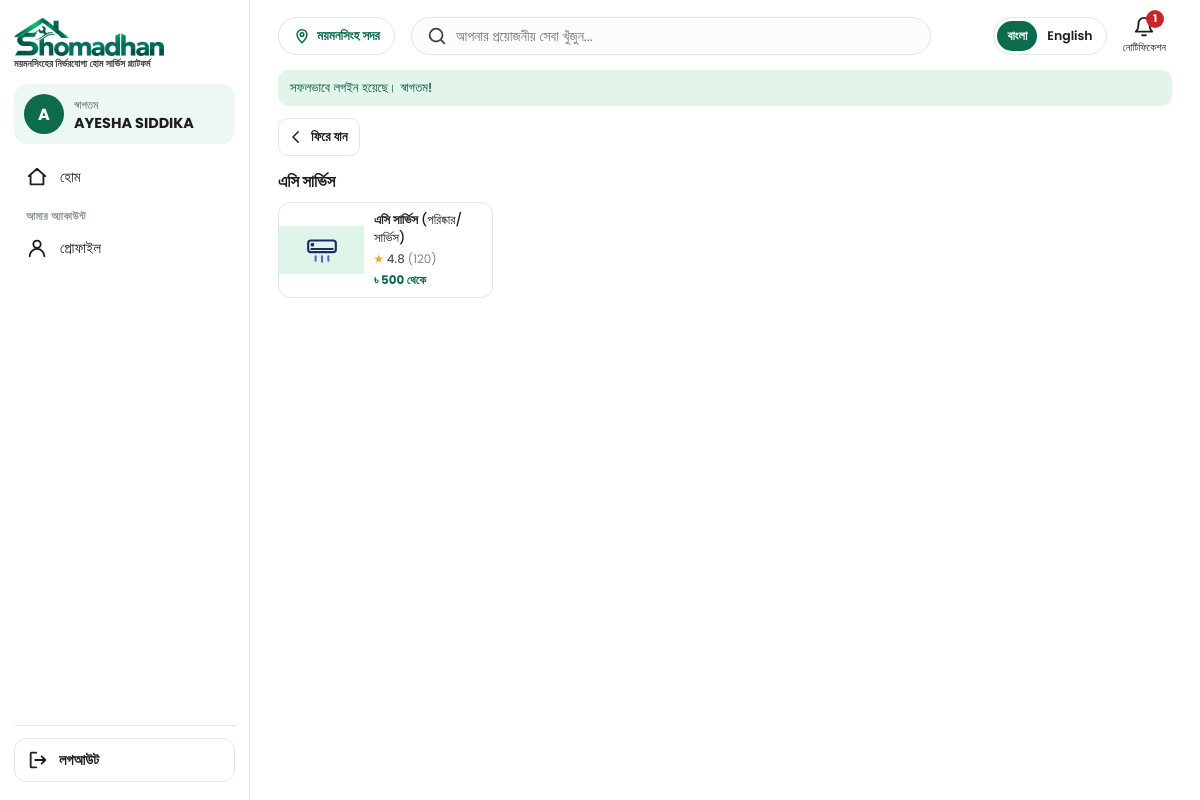
The app's page /public/user-dashboard.php?service=3 (signed in) with its own data.
### tables this page shows
CREATE TABLE `sub_services` (
  `id`           INT UNSIGNED NOT NULL AUTO_INCREMENT,
  `service_id`   INT UNSIGNED NOT NULL,
  `name_bn`      VARCHAR(80)  NOT NULL,
  `name_en`      VARCHAR(80)  NOT NULL,
  `detail_bn`    VARCHAR(120) NULL DEFAULT NULL,       
  `detail_en`    VARCHAR(120) NULL DEFAULT NULL,
  `image`        VARCHAR(255) NULL DEFAULT NULL,       
  `price`        INT UNSIGNED NOT NULL DEFAULT 0,      
  `rating`       DECIMAL(2,1) NOT NULL DEFAULT 0.0,    
  `rating_count` INT UNSIGNED NOT NULL DEFAULT 0,      
  `popular_rank` INT UNSIGNED NULL DEFAULT NULL,       
  `is_active`    TINYINT(1) NOT NULL DEFAULT 1,
  `created_at`   DATETIME NOT NULL DEFAULT CURRENT_TIMESTAMP,    
  `created_by` INT UNSIGNED NULL DEFAULT NULL,          
  PRIMARY KEY (`id`),
  KEY `idx_sub_services_service` (`service_id`),
  CONSTRAINT `fk_sub_services_service` FOREIGN KEY (`service_id`) REFERENCES `services` (`id`) ON DELETE RESTRICT,
  KEY `idx_sub_services_created_by` (`created_by`),
  CONSTRAINT `fk_sub_services_created_by` FOREIGN KEY (`created_by`) REFERENCES `staff` (`id`) ON DELETE RESTRICT
);

CREATE TABLE `services` (
  `id`         INT UNSIGNED NOT NULL AUTO_INCREMENT,
  `name_bn`    VARCHAR(60)  NOT NULL,
  `name_en`    VARCHAR(60)  NOT NULL,
  `icon`       VARCHAR(255) NOT NULL,                  
  `color`      ENUM('sand','sky','mint','rose','lilac','gray') NOT NULL DEFAULT 'mint',    
  `sort_order` INT NOT NULL DEFAULT 0,
  `is_active`  TINYINT(1) NOT NULL DEFAULT 1,
  `created_by` INT UNSIGNED NULL DEFAULT NULL,          
  PRIMARY KEY (`id`),
  KEY `idx_services_created_by` (`created_by`),
  CONSTRAINT `fk_services_created_by` FOREIGN KEY (`created_by`) REFERENCES `staff` (`id`) ON DELETE RESTRICT
);

### app/helpers/functions.php (called while the page is built, shortened)
<?php
function e($text)
{
    return htmlspecialchars((string)$text, ENT_QUOTES, 'UTF-8');
}
function view($file, $data = [])
{
    extract($data);
    require APP_PATH . '/views/' . $file . '.php';
}
function csrf_token()
{
    return $_SESSION['csrf'];
}
function asset($path)
{
    $file = dirname(__DIR__, 2) . '/public/' . $path;
    return $path . (is_file($file) ? '?v=' . filemtime($file) : '');
}
function lang_texts()
{
    $lang = ($_COOKIE['lang'] ?? '') === 'en' ? 'en' : 'bn';
    return [$lang, require APP_PATH . '/lang/' . $lang . '.php'];
}

### app/controllers/UserHomeController.php (called while the page is built, shortened)
<?php
require_once APP_PATH . '/models/HomeContentModel.php';
class UserHomeController
{
    public function index()
    {
        $user = require_role('user');
        list($lang, $t) = lang_texts();
        $data = [
            'lang'          => $lang,
            't'             => $t,
            'user'          => $user,
            'notice'        => flash_get('notice'),
            'services'      => HomeContentModel::services(true),
            'notifications' => HomeContentModel::notifications(true, 20),
            'changes'       => AccountChangeModel::forAccount('user', $user['id'], 10),
            'unread'        => HomeContentModel::unreadCount($user['id']) + AccountChangeModel::unseen('user', $user['id']),
            'q'             => mb_substr(trim((string)($_GET['q'] ?? '')), 0, 60, 'UTF-8'),
            'mode'          => 'home',
        ];
        $serviceId = (int)($_GET['service'] ?? 0);
        $list      = (string)($_GET['list'] ?? '');
        if ($data['q'] !== '') {
            $data['mode']  = 'list';
            $data['title'] = sprintf($t['home_search_for'], $data['q']);
            $data['items'] = HomeContentModel::search($data['q']);
        } elseif ($serviceId && ($sv = HomeContentModel::service($serviceId)) && $sv['is_active']) {
            $data['mode']  = 'list';
            $data['title'] = $lang === 'en' ? $sv['name_en'] : $sv['name_bn'];
            $data['items'] = HomeContentModel::inService($serviceId);
        } elseif ($list === 'popular' || $list === 'new') {
            $data['mode']  = 'list';
            $data['title'] = $t[$list === 'popular' ? 'home_popular' : 'home_new'];
            $data['items'] = $list === 'popular' ? HomeContentModel::popular() : HomeContentModel::newest();
        } elseif ($list === 'services') {
            $data['mode']  = 'services';
        }
        view('user/home', $data);
    }
}

### public/user-dashboard.php (called while the page is built, shortened)
<?php
require_once APP_PATH . '/controllers/UserHomeController.php';
(new UserHomeController())->index();

### app/core/Database.php (called while the page is built)
<?php
class Database
{
    private static $pdo = null;
    public static function get()
    {
        if (self::$pdo === null) {
            $file = ROOT_PATH . '/config/database.php';
            if (!is_file($file)) {
                $file = ROOT_PATH . '/config/database.example.php';
            }
            $c = require $file;
            $dsn = 'mysql:host=' . $c['host'] . ';port=' . (int)$c['port'] . ';dbname=' . $c['database'] . ';charset=utf8mb4';
            self::$pdo = new PDO($dsn, $c['username'], $c['password'], [
                PDO::ATTR_ERRMODE            => PDO::ERRMODE_EXCEPTION,
                PDO::ATTR_DEFAULT_FETCH_MODE => PDO::FETCH_ASSOC,
                PDO::ATTR_EMULATE_PREPARES   => false,
            ]);
            self::$pdo->exec("SET time_zone = '+06:00'");
        }
        return self::$pdo;
    }
}

### app/models/HomeContentModel.php (called while the page is built, shortened)
<?php
class HomeContentModel
{
    private static function db()
    {
        return Database::get();
    }
    private static function all($sql, array $args = [])
    {
        $st = self::db()->prepare($sql);
        $st->execute($args);
        return $st->fetchAll();
    }
    private static function subSql($where = '')
    {
        return 'SELECT x.*, s.name_bn AS service_bn, s.name_en AS service_en, s.icon AS service_icon, s.color AS service_color
                FROM sub_services x JOIN services s ON s.id = x.service_id ' . $where;
    }
    private static function visible($extra, array $args = [], $limit = 0)
    {
        return self::all(self::subSql('WHERE x.is_active = 1 AND s.is_active = 1 ' . $extra) . ($limit ? ' LIMIT ' . (int)$limit : ''), $args);
    }
    public static function inService($serviceId)
    {
        return self::visible('AND x.service_id = ? ORDER BY x.popular_rank IS NULL, x.popular_rank, x.id DESC', [$serviceId]);
    }
}

### app/views/user/home.php (the view, shortened to what this page needs)
<?php
$nm  = function ($row, $f = 'name') use ($lang) { return $row[$f . '_' . $lang] ?? $row[$f . '_bn']; };
$card = function ($x, $isNew = false) use ($nm, $t) {
    ob_start(); ?>
    <a class="svc-card" href="user-dashboard.php?service=<?= (int)$x['service_id'] ?>">
        <span class="svc-img tile-<?= e($x['service_color']) ?>">
            <?php if ($x['image']): ?><img src="<?= e($x['image']) ?>" alt="" loading="lazy"><?php else: ?><img class="ph" src="<?= e($x['service_icon']) ?>" alt=""><?php endif; ?>
            <?php if ($isNew): ?><span class="badge-new"><?= e($t['home_new_badge']) ?></span><?php endif; ?>
        </span>
        <span class="svc-body">
            <span class="svc-name"><?= e($nm($x)) ?><?php if ($nm($x, 'detail')): ?> <span class="svc-detail"><?= e($nm($x, 'detail')) ?></span><?php endif; ?></span>
            <span class="svc-meta">
                <?php if ((float)$x['rating'] > 0): ?><span class="stars">★ <b><?= e($x['rating']) ?></b> <span>(<?= (int)$x['rating_count'] ?>)</span></span><?php else: ?><span></span><?php endif; ?>
                <span class="price">৳ <?= e(number_format((int)$x['price'])) ?> <?= e($t['home_from']) ?></span>
            </span>
        </span>
    </a>
    <?php return ob_get_clean();
};
$tile = function ($s) use ($nm) { ?>
    <a class="cat" href="user-dashboard.php?service=<?= (int)$s['id'] ?>">
        <span class="cat-ic tile-<?= e($s['color']) ?>"><img src="<?= e($s['icon']) ?>" alt=""></span>
        <span class="cat-name"><?= e($nm($s)) ?></span>
    </a>
<?php };
?>
<!DOCTYPE html>
<html lang="<?= e($lang) ?>">
<head>
</head>
<body>
<?php
$active = $mode === 'home' ? 'home' : (string)($_GET['list'] ?? '');
$sideGroups = [
    ['', [
        'home'     => ['user-dashboard.php',               'side_home',     '<path d="M3 11 12 3l9 8M5 10v10h14V10"/>'],
    ]],
    ['grp_me', [
        'profile'  => ['profile.php',                      'pf_menu',       '<circle cx="12" cy="8" r="4"/><path d="M4 21a8 8 0 0 1 16 0"/>'],
    ]],
];
?>
<aside class="side-menu u-side" id="side-menu" aria-label="<?= e($t['side_menu']) ?>">
    <div class="side-top">
        <a class="side-brand" href="user-dashboard.php">
            <img src="<?= e(asset('assets/images/logo.png')) ?>" alt="Shomadhan">
            <small><?= e($t['tagline']) ?></small>
        </a>
    </div>
    <nav class="side-nav">
        <?php foreach ($sideGroups as $g): ?>
            <?php if ($g[0] !== ''): ?><p class="nav-grp"><?= e($t[$g[0]]) ?></p><?php endif; ?>
            <?php foreach ($g[1] as $key => $l): ?>
            <a href="<?= e($l[0]) ?>"<?= $active === $key ? ' class="on" aria-current="page"' : '' ?>><svg class="ic" viewBox="0 0 24 24" aria-hidden="true"><?= $l[2] ?></svg><?= e($t[$l[1]]) ?></a>
            <?php endforeach; ?>
        <?php endforeach; ?>
    </nav>
    <div class="side-bottom">
    </div>
</aside>
<div class="shell">
    <header class="top">
        <span class="loc">
            <svg class="ic" viewBox="0 0 24 24" aria-hidden="true"><path d="M12 21s-6.5-6-6.5-11a6.5 6.5 0 0 1 13 0c0 5-6.5 11-6.5 11z"/><circle cx="12" cy="10" r="2.4"/></svg>
            <?= e($t['home_location']) ?>
        </span>
        <form class="search" method="get" action="user-dashboard.php" role="search">
            <svg class="ic" viewBox="0 0 24 24" aria-hidden="true"><circle cx="11" cy="11" r="7"/><path d="m20 20-3.5-3.5"/></svg>
            <input type="search" name="q" value="<?= e($q) ?>" maxlength="60" placeholder="<?= e($t['home_search_ph']) ?>" aria-label="<?= e($t['home_search_ph']) ?>">
        </form>
        <div class="tools">
            <div class="notif">
                <button type="button" class="tool" id="bell" aria-expanded="false" aria-controls="notif-panel">
                    <span class="tool-ic">
                        <svg class="ic" viewBox="0 0 24 24" aria-hidden="true"><path d="M6 8a6 6 0 0 1 12 0c0 7 3 9 3 9H3s3-2 3-9M10 21h4"/></svg>
                        <?php if ($unread > 0): ?><span class="count" id="bell-count"><?= $unread > 9 ? '9+' : (int)$unread ?></span><?php endif; ?>
                    </span>
                    <span class="tool-txt"><?= e($t['home_notifications']) ?></span>
                </button>
            </div>
        </div>
    </header>
    <main class="content" data-csrf="<?= e(csrf_token()) ?>">
        <?php if ($notice !== ''): ?><p class="flash" role="status"><?= e($notice) ?></p><?php endif; ?>
        <?php if ($mode === 'home'): ?>
            <?php if ($banners): ?>
            <section class="slider" aria-label="<?= e($t['home_offers']) ?>">
                <div class="slides" id="slides">
                    <?php foreach ($banners as $i => $b): ?>
                        <div class="slide"><img src="<?= e($b['image']) ?>" alt="<?= e($b['title'] ?? '') ?>"<?= $i ? ' loading="lazy"' : '' ?>></div>
                    <?php endforeach; ?>
                </div>
                <?php if (count($banners) > 1): ?>
                    <button type="button" class="arrow prev" aria-label="Previous">‹</button>
                    <button type="button" class="arrow next" aria-label="Next">›</button>
                    <div class="dots"><?php foreach ($banners as $i => $b): ?><span<?= $i ? '' : ' class="on"' ?>></span><?php endforeach; ?></div>
                <?php endif; ?>
            </section>
            <?php endif; ?>
            <section class="sec">
                <div class="sec-head"><h2><?= e($t['home_categories']) ?></h2><a href="user-dashboard.php?list=services"><?= e($t['home_see_all_services']) ?> →</a></div>
                <div class="cats">
                    <?php foreach (array_slice($services, 0, 6) as $s) { $tile($s); } ?>
                </div>
            </section>
            <?php if ($popular): ?>
            <section class="sec">
                <div class="sec-head"><h2><?= e($t['home_popular']) ?></h2><a href="user-dashboard.php?list=popular"><?= e($t['home_see_all']) ?> →</a></div>
                <div class="cards home-cards"><?php foreach ($popular as $x) { echo $card($x); } ?></div>
            </section>
            <?php endif; ?>
            <?php if ($newest): ?>
            <section class="sec">
                <div class="sec-head"><h2><?= e($t['home_new']) ?></h2><a href="user-dashboard.php?list=new"><?= e($t['home_see_all']) ?> →</a></div>
                <div class="cards cards-new home-cards"><?php foreach ($newest as $x) { echo $card($x, true); } ?></div>
            </section>
            <?php endif; ?>
        <?php else: ?>
            <section class="sec">
                <a class="page-back" href="user-dashboard.php"><svg class="ic" viewBox="0 0 24 24" aria-hidden="true"><path d="m15 5-7 7 7 7"/></svg><?= e($t['login_back']) ?></a>
                <div class="sec-head"><h2><?= e($title) ?></h2></div>
                <div class="cards cards-grid"><?php foreach ($items as $x) { echo $card($x); } ?></div>
            </section>
        <?php endif; ?>
    </main>
</div>
</body>
</html>

### public/assets/css/base.css (style rules this page uses)
:root { --green: #0b6b4c; --green-dark: #075a40; --green-soft: #e3f5ea; --text: #1d1d1d; --muted: #5b6460; --line: #e1e7e4; --red: #c62828; --red-soft: #fdecec; --gold: #f5a623; --bg: #f3f7f5; --focus: #f59e0b; --font: 'Poppins', 'Hind Siliguri', system-ui, sans-serif; }
* { box-sizing: border-box; margin: 0; padding: 0; }
a { color: inherit; text-decoration: none; }
.ic { width: 20px; height: 20px; fill: none; stroke: currentColor; stroke-width: 2; stroke-linecap: round; stroke-linejoin: round; flex: none; }
.nav-grp { margin: 10px 12px 2px; font-size: .7rem; font-weight: 600; letter-spacing: .04em; text-transform: uppercase; color: #8a958f; }
.side-menu { position: fixed; top: 0; left: 0; bottom: 0; z-index: 60; width: 270px; max-width: 86vw; display: flex; flex-direction: column; padding: 18px 14px; background: #fff; border-right: 1px solid var(--line); overflow-y: auto; transform: translateX(-105%); transition: transform .25s ease; }
.side-top { display: flex; align-items: flex-start; justify-content: space-between; gap: 8px; }
@media (min-width: 900px) { .side-menu { transform: none; z-index: 20; } }
.side-nav { display: flex; flex-direction: column; gap: 2px; }
.side-nav a, .side-nav button { display: flex; align-items: center; gap: 12px; width: 100%; padding: 8px 12px; border: 0; border-radius: 12px; background: none; color: var(--text); font: 500 .92rem var(--font); white-space: nowrap; text-align: left; cursor: pointer; }
.side-bottom { margin-top: auto; display: flex; flex-direction: column; gap: 8px; padding-top: 12px; border-top: 1px solid var(--line); }
.page-back { display: inline-flex; align-items: center; gap: 6px; height: 38px; padding: 0 12px 0 8px; border: 1px solid var(--line); border-radius: 10px; background: #fff; color: var(--text); font: 600 .82rem var(--font); text-decoration: none; cursor: pointer; }
.page-back .ic { width: 18px; height: 18px; }

### records on screen
sub_services: service.icon (picture), name_bn "এসি সার্ভিস", detail_bn "(পরিষ্কার/সার্ভিস)", rating "4.8", rating_count "120", price "500"

### other values on screen
$t['tagline'] "ময়মনসিংহের নির্ভরযোগ্য হোম সার্ভিস প্ল্যাটফর্ম"
mb_substr(($name ?? '') !== '' ? $name : 'U', 0, 1, 'UTF-8') "A"
$t['side_hello'] "স্বাগতম"
$name "AYESHA SIDDIKA"
$t[$l[1]] "হোম"
$t[$g[0]] "আমার অ্যাকাউন্ট"
$t[$l[1]] "প্রোফাইল"
$inner "লগআউট"
$t['home_location'] "ময়মনসিংহ সদর"
$unread "1"
$t['home_notifications'] "নোটিফিকেশন"
$notice "সফলভাবে লগইন হয়েছে। স্বাগতম!"
$t['login_back'] "ফিরে যান"
$title "এসি সার্ভিস"
